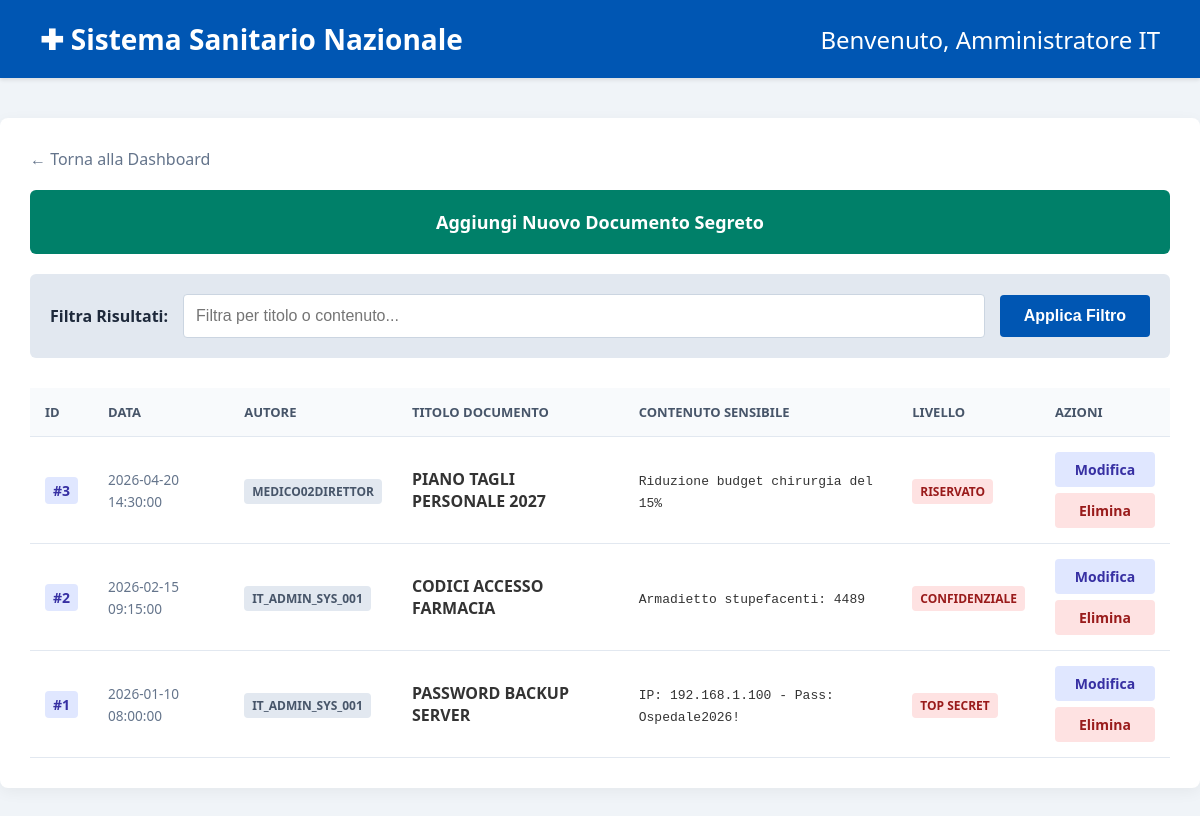
Page /src/documenti_segreti.php (signed in) on the committed database.
### tables this page shows
CREATE TABLE documenti_segreti (
    id INT AUTO_INCREMENT PRIMARY KEY,
    titolo VARCHAR(100),
    contenuto TEXT,
    livello_riservatezza VARCHAR(50),
    data_creazione DATETIME DEFAULT CURRENT_TIMESTAMP,
    admin_creazione VARCHAR(50)
);

### src/documenti_segreti.php (the view, shortened to what this page needs)
<?php
$conn = new mysqli("db", "root", "root", "ospedale");
$ricerca = isset($_POST['ricerca']) ? $_POST['ricerca'] : '';
?>
<!DOCTYPE html>
<html lang="it">
<head>
</head>
<body>
    <div class="header">
        <div class="header-logo">✚ Sistema Sanitario Nazionale</div>
        <h1>Benvenuto, <?php echo htmlspecialchars($_SESSION['nome']); ?></h1>
    </div>
    <div class="container">
        <a href="dashboard.php" class="nav-link">← Torna alla Dashboard</a><br>
        <a href="aggiungi_documento.php" class="btn-add-box">Aggiungi Nuovo Documento Segreto</a>
        <div class="search-box">
            <form method="POST" style="display: flex; width: 100%; gap: 15px; align-items: center;">
                <label>Filtra Risultati:</label>
                <input type="text" name="ricerca" placeholder="Filtra per titolo o contenuto..." value="<?php echo htmlspecialchars($ricerca); ?>">
                <button type="submit" class="btn-search">Applica Filtro</button>
            </form>
        </div>
        <?php
        $sql = "SELECT * FROM documenti_segreti WHERE titolo LIKE '%$ricerca%' OR contenuto LIKE '%$ricerca%' ORDER BY data_creazione DESC";
        if ($res = $conn->query($sql)) {
            echo "<table><tr><th>ID</th><th>Data</th><th>Autore</th><th>Titolo Documento</th><th>Contenuto Sensibile</th><th>Livello</th><th>Azioni</th></tr>";
            while ($row = $res->fetch_assoc()) {
                echo "<tr>";
                echo "<td><span style='background-color: #e0e7ff; color: #3730a3; padding: 4px 8px; border-radius: 4px; font-weight: bold; font-size: 14px;'>#{$row['id']}</span></td>";
                echo "<td><span class='date-text'>{$row['data_creazione']}</span></td>";
                echo "<td><span class='badge-admin'>".htmlspecialchars($row['admin_creazione'])."</span></td>";
                echo "<td><strong>{$row['titolo']}</strong></td>";
                echo "<td><code>" . htmlspecialchars($row['contenuto']) . "</code></td>";
                echo "<td><span class='badge'>{$row['livello_riservatezza']}</span></td>";
                echo "<td>
                        <div class='action-buttons-cell'>
                            <a href='modifica_documento.php?id={$row['id']}' class='action-btn btn-edit'>Modifica</a>
                            <button onclick='openDeleteModal({$row['id']})' class='action-btn btn-delete'>Elimina</button>
                        </div>
                      </td>";
                echo "</tr>";
            }
            echo "</table>";
        }
        ?>
    </div>
</body>
</html>

### src/documenti_segreti.php (style rules this page uses)
body { font-family: 'Segoe UI', Tahoma, Geneva, Verdana, sans-serif; background-color: #f0f4f8; margin: 0; color: #333; }
.header { background-color: #0056b3; color: white; padding: 20px 40px; display: flex; justify-content: space-between; align-items: center; box-shadow: 0 2px 4px rgba(0,0,0,0.1); }
.header h1 { margin: 0; font-size: 24px; font-weight: 400; }
.header-logo { font-weight: bold; font-size: 28px; }
.container { max-width: 1200px; margin: 40px auto; background: white; padding: 30px; border-radius: 8px; box-shadow: 0 4px 15px rgba(0,0,0,0.05); }
.nav-link { display: inline-block; margin-bottom: 20px; color: #64748b; text-decoration: none; font-weight: 500; }
.btn-add-box { display: block; background-color: #008069; color: white; padding: 20px; border-radius: 6px; margin-bottom: 20px; text-align: center; font-size: 18px; font-weight: bold; text-decoration: none; transition: background-color 0.3s; box-sizing: border-box; width: 100%; }
.search-box { background-color: #e2e8f0; padding: 20px; border-radius: 6px; margin-bottom: 30px; display: flex; gap: 10px; align-items: center; }
.search-box label { font-weight: bold; color: #1e293b; }
input[type="text"] { flex: 1; padding: 12px; border: 1px solid #cbd5e1; border-radius: 4px; box-sizing: border-box; font-size: 16px; }
button.btn-search { background-color: #0056b3; color: white; padding: 12px 24px; border: none; border-radius: 4px; cursor: pointer; font-size: 16px; font-weight: bold; transition: background-color 0.3s; }
table { width: 100%; border-collapse: collapse; background: white; }
th, td { padding: 15px; border-bottom: 1px solid #e2e8f0; text-align: left; vertical-align: middle; }
th { background-color: #f8fafc; color: #475569; text-transform: uppercase; font-size: 13px; }
.badge { background: #fee2e2; color: #991b1b; padding: 4px 8px; border-radius: 4px; font-weight: bold; font-size: 12px; }
.badge-admin { background: #e2e8f0; color: #475569; padding: 4px 8px; border-radius: 4px; font-size: 12px; font-weight: bold; }
.date-text { color: #64748b; font-size: 0.85rem; }
.action-buttons-cell { display: flex; flex-direction: column; gap: 6px; width: 100px; }
.action-btn { padding: 8px 0; border-radius: 4px; text-decoration: none; font-size: 14px; font-weight: bold; text-align: center; border: none; cursor: pointer; width: 100%; box-sizing: border-box; font-family: inherit; margin: 0; transition: all 0.2s; }
.btn-edit { background-color: #e0e7ff; color: #3730a3; }
.btn-delete { background-color: #fee2e2; color: #991b1b; }

### rows in the picture
documenti_segreti: id "3", data_creazione "2026-04-20 14:30:00", admin_creazione "MEDICO02DIRETTOR", titolo "PIANO TAGLI PERSONALE 2027", contenuto "Riduzione budget chirurgia del 15%", livello_riservatezza "RISERVATO"
documenti_segreti: id "2", data_creazione "2026-02-15 09:15:00", admin_creazione "IT_ADMIN_SYS_001", titolo "CODICI ACCESSO FARMACIA", contenuto "Armadietto stupefacenti: 4489", livello_riservatezza "CONFIDENZIALE"
documenti_segreti: id "1", data_creazione "2026-01-10 08:00:00", admin_creazione "IT_ADMIN_SYS_001", titolo "PASSWORD BACKUP SERVER", contenuto "IP: 192.168.1.100 - Pass: Ospedale2026!", livello_riservatezza "TOP SECRET"

### other values in the picture
$_SESSION['nome'] "Amministratore IT"
